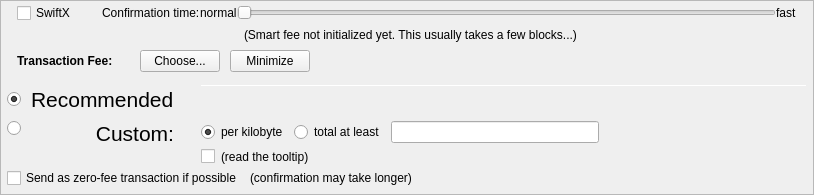
         <widget class="QFrame" name="frameFee">
          <property name="sizePolicy">
           <sizepolicy hsizetype="Expanding" vsizetype="Expanding">
            <horstretch>0</horstretch>
            <verstretch>0</verstretch>
           </sizepolicy>
          </property>
          <property name="maximumSize">
           <size>
            <width>16777215</width>
            <height>16777215</height>
           </size>
          </property>
          <property name="frameShape">
           <enum>QFrame::StyledPanel</enum>
          </property>
          <property name="frameShadow">
           <enum>QFrame::Sunken</enum>
          </property>
          <layout class="QVBoxLayout" name="verticalLayoutFee1">
           <property name="spacing">
            <number>0</number>
           </property>
           <property name="leftMargin">
            <number>0</number>
           </property>
           <property name="topMargin">
            <number>0</number>
           </property>
           <property name="rightMargin">
            <number>0</number>
           </property>
           <property name="bottomMargin">
            <number>0</number>
           </property>
           <item>
            <layout class="QVBoxLayout" name="verticalLayoutFee2" stretch="0,0,0,0">
             <property name="spacing">
              <number>0</number>
             </property>
             <property name="leftMargin">
              <number>6</number>
             </property>
             <property name="topMargin">
              <number>0</number>
             </property>
             <property name="rightMargin">
              <number>6</number>
             </property>
             <item>
              <layout class="QVBoxLayout" name="verticalLayout_feeConf">
               <property name="spacing">
                <number>0</number>
               </property>
               <property name="leftMargin">
                <number>10</number>
               </property>
               <property name="rightMargin">
                <number>10</number>
               </property>
               <property name="bottomMargin">
                <number>5</number>
               </property>
               <item>
                <layout class="QHBoxLayout" name="horizontalLayoutFee9">
                 <item>
                  <widget class="QCheckBox" name="checkSwiftTX">
                   <property name="enabled">
                    <bool>true</bool>
                   </property>
                   <property name="minimumSize">
                    <size>
                     <width>85</width>
                     <height>0</height>
                    </size>
                   </property>
                   <property name="toolTip">
                    <string>SwiftX technology allows for near instant transactions - A flat fee of 0.01 HLIX applies</string>
                   </property>
                   <property name="text">
                    <string>SwiftX</string>
                   </property>
                  </widget>
                 </item>
                 <item>
                  <widget class="QLabel" name="labelSmartFee3">
                   <property name="text">
                    <string>Confirmation time:</string>
                   </property>
                   <property name="margin">
                    <number>2</number>
                   </property>
                  </widget>
                 </item>
                 <item>
                  <widget class="QLabel" name="labelSmartFeeNormal">
                   <property name="text">
                    <string>normal</string>
                   </property>
                   <property name="margin">
                    <number>8</number>
                   </property>
                  </widget>
                 </item>
                 <item>
                  <widget class="QSlider" name="sliderSmartFee">
                   <property name="minimumSize">
                    <size>
                     <width>0</width>
                     <height>24</height>
                    </size>
                   </property>
                   <property name="minimum">
                    <number>0</number>
                   </property>
                   <property name="maximum">
                    <number>24</number>
                   </property>
                   <property name="pageStep">
                    <number>1</number>
                   </property>
                   <property name="value">
                    <number>0</number>
                   </property>
                   <property name="orientation">
                    <enum>Qt::Horizontal</enum>
                   </property>
                   <property name="invertedAppearance">
                    <bool>false</bool>
                   </property>
                   <property name="invertedControls">
                    <bool>false</bool>
                   </property>
                   <property name="tickPosition">
                    <enum>QSlider::NoTicks</enum>
                   </property>
                  </widget>
                 </item>
                 <item>
                  <widget class="QLabel" name="labelSmartFeeFast">
                   <property name="text">
                    <string>fast</string>
                   </property>
                   <property name="margin">
                    <number>8</number>
                   </property>
                  </widget>
                 </item>
                </layout>
               </item>
               <item>
                <layout class="QHBoxLayout" name="horizontalLayout_recommended_texts">
                 <property name="spacing">
                  <number>0</number>
                 </property>
                 <item>
                  <spacer name="horizontalSpacer_8">
                   <property name="orientation">
                    <enum>Qt::Horizontal</enum>
                   </property>
                   <property name="sizeHint" stdset="0">
                    <size>
                     <width>40</width>
                     <height>20</height>
                    </size>
                   </property>
                  </spacer>
                 </item>
                 <item>
                  <widget class="QLabel" name="labelFeeEstimation">
                   <property name="text">
                    <string/>
                   </property>
                   <property name="margin">
                    <number>2</number>
                   </property>
                  </widget>
                 </item>
                 <item>
                  <widget class="QLabel" name="labelSmartFee2">
                   <property name="text">
                    <string>(Smart fee not initialized yet. This usually takes a few blocks...)</string>
                   </property>
                   <property name="alignment">
                    <set>Qt::AlignLeading|Qt::AlignLeft|Qt::AlignVCenter</set>
                   </property>
                   <property name="wordWrap">
                    <bool>false</bool>
                   </property>
                   <property name="margin">
                    <number>2</number>
                   </property>
                   <property name="indent">
                    <number>-1</number>
                   </property>
                  </widget>
                 </item>
                 <item>
                  <spacer name="horizontalSpacer_3">
                   <property name="orientation">
                    <enum>Qt::Horizontal</enum>
                   </property>
                   <property name="sizeHint" stdset="0">
                    <size>
                     <width>40</width>
                     <height>20</height>
                    </size>
                   </property>
                  </spacer>
                 </item>
                </layout>
               </item>
              </layout>
             </item>
             <item>
              <layout class="QHBoxLayout" name="horizontalLayoutFee1">
               <property name="leftMargin">
                <number>10</number>
               </property>
               <property name="rightMargin">
                <number>10</number>
               </property>
               <property name="bottomMargin">
                <number>0</number>
               </property>
               <item>
                <layout class="QVBoxLayout" name="verticalLayoutFee7">
                 <property name="spacing">
                  <number>0</number>
                 </property>
                 <item>
                  <layout class="QHBoxLayout" name="horizontalLayoutSmartFee">
                   <property name="spacing">
                    <number>10</number>
                   </property>
                   <item>
                    <widget class="QLabel" name="labelFeeHeadline">
                     <property name="sizePolicy">
                      <sizepolicy hsizetype="Preferred" vsizetype="Maximum">
                       <horstretch>0</horstretch>
                       <verstretch>0</verstretch>
                      </sizepolicy>
                     </property>
                     <property name="font">
                      <font>
                       <weight>75</weight>
                       <bold>true</bold>
                      </font>
                     </property>
                     <property name="styleSheet">
                      <string notr="true">font-weight:bold;</string>
                     </property>
                     <property name="text">
                      <string>Transaction Fee:</string>
                     </property>
                    </widget>
                   </item>
                   <item>
                    <widget class="QLabel" name="labelFeeMinimized">
                     <property name="text">
                      <string/>
                     </property>
                    </widget>
                   </item>
                   <item>
                    <widget class="QPushButton" name="buttonChooseFee">
                     <property name="text">
                      <string>Choose...</string>
                     </property>
                    </widget>
                   </item>
                   <item>
                    <widget class="QPushButton" name="buttonMinimizeFee">
                     <property name="toolTip">
                      <string>collapse fee-settings</string>
                     </property>
                     <property name="text">
                      <string>Minimize</string>
                     </property>
                    </widget>
                   </item>
                  </layout>
                 </item>
                 <item>
                  <spacer name="verticalSpacer_5">
                   <property name="orientation">
                    <enum>Qt::Vertical</enum>
                   </property>
                   <property name="sizeHint" stdset="0">
                    <size>
                     <width>1</width>
                     <height>1</height>
                    </size>
                   </property>
                  </spacer>
                 </item>
                </layout>
               </item>
               <item>
                <spacer name="horizontalSpacer_4">
                 <property name="orientation">
                  <enum>Qt::Horizontal</enum>
                 </property>
                 <property name="sizeHint" stdset="0">
                  <size>
                   <width>40</width>
                   <height>20</height>
                  </size>
                 </property>
                </spacer>
               </item>
              </layout>
             </item>
             <item>
              <widget class="QFrame" name="frameFeeSelection">
               <layout class="QVBoxLayout" name="verticalLayoutFee12">
                <property name="spacing">
                 <number>0</number>
                </property>
                <property name="leftMargin">
                 <number>0</number>
                </property>
                <property name="topMargin">
                 <number>0</number>
                </property>
                <property name="rightMargin">
                 <number>0</number>
                </property>
                <property name="bottomMargin">
                 <number>0</number>
                </property>
                <item>
                 <layout class="QGridLayout" name="gridLayoutFee">
                  <property name="topMargin">
                   <number>10</number>
                  </property>
                  <property name="bottomMargin">
                   <number>4</number>
                  </property>
                  <property name="horizontalSpacing">
                   <number>10</number>
                  </property>
                  <property name="verticalSpacing">
                   <number>4</number>
                  </property>
                  <item row="2" column="0">
                   <layout class="QVBoxLayout" name="verticalLayoutFee4" stretch="0">
                    <item>
                     <spacer name="verticalSpacer_2">
                      <property name="orientation">
                       <enum>Qt::Vertical</enum>
                      </property>
                      <property name="sizeHint" stdset="0">
                       <size>
                        <width>1</width>
                        <height>1</height>
                       </size>
                      </property>
                     </spacer>
                    </item>
                   </layout>
                  </item>
                  <item row="3" column="0">
                   <layout class="QVBoxLayout" name="verticalLayoutFee9" stretch="0,1">
                    <item>
                     <widget class="QRadioButton" name="radioCustomFee">
                      <property name="text">
                       <string/>
                      </property>
                      <attribute name="buttonGroup">
                       <string notr="true">groupFee</string>
                      </attribute>
                     </widget>
                    </item>
                    <item>
                     <spacer name="verticalSpacer_6">
                      <property name="orientation">
                       <enum>Qt::Vertical</enum>
                      </property>
                      <property name="sizeHint" stdset="0">
                       <size>
                        <width>1</width>
                        <height>1</height>
                       </size>
                      </property>
                     </spacer>
                    </item>
                   </layout>
                  </item>
                  <item row="3" column="1">
                   <widget class="QLabel" name="labelCustomFee">
                    <property name="font">
                     <font>
                      <pointsize>16</pointsize>
                     </font>
                    </property>
                    <property name="text">
                     <string>Custom:</string>
                    </property>
                    <property name="alignment">
                     <set>Qt::AlignRight|Qt::AlignTop|Qt::AlignTrailing</set>
                    </property>
                   </widget>
                  </item>
                  <item row="3" column="4">
                   <layout class="QVBoxLayout" name="verticalLayoutFee8">
                    <property name="spacing">
                     <number>6</number>
                    </property>
                    <item>
                     <layout class="QHBoxLayout" name="horizontalLayoutFee13">
                      <item>
                       <widget class="QRadioButton" name="radioCustomPerKilobyte">
                        <property name="toolTip">
                         <string>If the custom fee is set to 1000 uHLIXs and the transaction is only 250 bytes, then &quot;per kilobyte&quot; only pays 250 uHLIXs in fee,&lt;br /&gt;while &quot;at least&quot; pays 1000 uHLIXs. For transactions bigger than a kilobyte both pay by kilobyte.</string>
                        </property>
                        <property name="text">
                         <string>per kilobyte</string>
                        </property>
                        <property name="checked">
                         <bool>true</bool>
                        </property>
                        <attribute name="buttonGroup">
                         <string notr="true">groupCustomFee</string>
                        </attribute>
                       </widget>
                      </item>
                      <item>
                       <widget class="QRadioButton" name="radioCustomAtLeast">
                        <property name="toolTip">
                         <string>If the custom fee is set to 1000 uHLIXs and the transaction is only 250 bytes, then &quot;per kilobyte&quot; only pays 250 uHLIXs in fee,&lt;br /&gt;while &quot;total at least&quot; pays 1000 uHLIXs. For transactions bigger than a kilobyte both pay by kilobyte.</string>
                        </property>
                        <property name="text">
                         <string>total at least</string>
                        </property>
                        <attribute name="buttonGroup">
                         <string notr="true">groupCustomFee</string>
                        </attribute>
                       </widget>
                      </item>
                      <item>
                       <widget class="BitcoinAmountField" name="customFee"/>
                      </item>
                      <item>
                       <spacer name="horizontalSpacer_6">
                        <property name="orientation">
                         <enum>Qt::Horizontal</enum>
                        </property>
                        <property name="sizeHint" stdset="0">
                         <size>
                          <width>1</width>
                          <height>1</height>
                         </size>
                        </property>
                       </spacer>
                      </item>
                     </layout>
                    </item>
                    <item>
                     <layout class="QHBoxLayout" name="horizontalLayoutFee8">
                      <item>
                       <widget class="QCheckBox" name="checkBoxMinimumFee">
                        <property name="toolTip">
                         <string>Paying only the minimum fee is just fine as long as there is less transaction volume than space in the blocks.&lt;br /&gt;But be aware that this can end up in a never confirming transaction once there is more demand for Helix transactions than the network can process.</string>
                        </property>
                        <property name="text">
                         <string/>
                        </property>
                       </widget>
                      </item>
                      <item>
                       <widget class="QLabel" name="labelMinFeeWarning">
                        <property name="enabled">
                         <bool>true</bool>
                        </property>
                        <property name="toolTip">
                         <string>Paying only the minimum fee is just fine as long as there is less transaction volume than space in the blocks.&lt;br /&gt;But be aware that this can end up in a never confirming transaction once there is more demand for Helix transactions than the network can process.</string>
                        </property>
                        <property name="text">
                         <string>(read the tooltip)</string>
                        </property>
                        <property name="margin">
                         <number>5</number>
                        </property>
                       </widget>
                      </item>
                      <item>
                       <spacer name="horizontalSpacer_2">
                        <property name="orientation">
                         <enum>Qt::Horizontal</enum>
                        </property>
                        <property name="sizeHint" stdset="0">
                         <size>
                          <width>1</width>
                          <height>1</height>
                         </size>
                        </property>
                       </spacer>
                      </item>
                     </layout>
                    </item>
                   </layout>
                  </item>
                  <item row="1" column="1">
                   <widget class="QLabel" name="labelSmartFee_2">
                    <property name="font">
                     <font>
                      <pointsize>16</pointsize>
                     </font>
                    </property>
                    <property name="text">
                     <string>Recommended</string>
                    </property>
                   </widget>
                  </item>
                  <item row="1" column="2">
                   <widget class="QLabel" name="labelSmartFee">
                    <property name="text">
                     <string/>
                    </property>
                    <property name="margin">
                     <number>2</number>
                    </property>
                   </widget>
                  </item>
                  <item row="1" column="0">
                   <widget class="QRadioButton" name="radioSmartFee">
                    <property name="text">
                     <string/>
                    </property>
                    <property name="checked">
                     <bool>true</bool>
                    </property>
                    <attribute name="buttonGroup">
                     <string notr="true">groupFee</string>
                    </attribute>
                   </widget>
                  </item>
                  <item row="0" column="4" rowspan="3">
                   <layout class="QVBoxLayout" name="verticalLayoutFee3" stretch="0,0,0,0">
                    <property name="spacing">
                     <number>6</number>
                    </property>
                    <property name="topMargin">
                     <number>2</number>
                    </property>
                    <property name="bottomMargin">
                     <number>0</number>
                    </property>
                    <item>
                     <widget class="Line" name="line_2">
                      <property name="minimumSize">
                       <size>
                        <width>0</width>
                        <height>1</height>
                       </size>
                      </property>
                      <property name="maximumSize">
                       <size>
                        <width>16777215</width>
                        <height>1</height>
                       </size>
                      </property>
                      <property name="orientation">
                       <enum>Qt::Horizontal</enum>
                      </property>
                     </widget>
                    </item>
                    <item>
                     <layout class="QHBoxLayout" name="horizontalLayoutFee12">
                      <item>
                       <spacer name="horizontalSpacer_5">
                        <property name="orientation">
                         <enum>Qt::Horizontal</enum>
                        </property>
                        <property name="sizeHint" stdset="0">
                         <size>
                          <width>1</width>
                          <height>1</height>
                         </size>
                        </property>
                       </spacer>
                      </item>
                     </layout>
                    </item>
                    <item>
                     <spacer name="verticalSpacer_4">
                      <property name="orientation">
                       <enum>Qt::Vertical</enum>
                      </property>
                      <property name="sizeHint" stdset="0">
                       <size>
                        <width>1</width>
                        <height>1</height>
                       </size>
                      </property>
                     </spacer>
                    </item>
                    <item>
                     <spacer name="verticalSpacer_3">
                      <property name="orientation">
                       <enum>Qt::Vertical</enum>
                      </property>
                      <property name="sizeHint" stdset="0">
                       <size>
                        <width>20</width>
                        <height>10</height>
                       </size>
                      </property>
                     </spacer>
                    </item>
                   </layout>
                  </item>
                 </layout>
                </item>
                <item>
                 <layout class="QHBoxLayout" name="horizontalLayoutFee5" stretch="0,0,0">
                  <property name="spacing">
                   <number>8</number>
                  </property>
                  <property name="bottomMargin">
                   <number>4</number>
                  </property>
                  <item>
                   <widget class="QCheckBox" name="checkBoxFreeTx">
                    <property name="text">
                     <string>Send as zero-fee transaction if possible</string>
                    </property>
                   </widget>
                  </item>
                  <item>
                   <widget class="QLabel" name="labelFreeTx">
                    <property name="text">
                     <string>(confirmation may take longer)</string>
                    </property>
                    <property name="margin">
                     <number>5</number>
                    </property>
                   </widget>
                  </item>
                  <item>
                   <spacer name="horizontalSpacerFee5">
                    <property name="orientation">
                     <enum>Qt::Horizontal</enum>
                    </property>
                    <property name="sizeHint" stdset="0">
                     <size>
                      <width>1</width>
                      <height>1</height>
                     </size>
                    </property>
                   </spacer>
                  </item>
                 </layout>
                </item>
                <item>
                 <spacer name="verticalSpacerFee2">
                  <property name="orientation">
                   <enum>Qt::Vertical</enum>
                  </property>
                  <property name="sizeHint" stdset="0">
                   <size>
                    <width>1</width>
                    <height>1</height>
                   </size>
                  </property>
                 </spacer>
                </item>
               </layout>
              </widget>
             </item>
             <item>
              <spacer name="verticalSpacerFee">
               <property name="orientation">
                <enum>Qt::Vertical</enum>
               </property>
               <property name="sizeHint" stdset="0">
                <size>
                 <width>800</width>
                 <height>1</height>
                </size>
               </property>
              </spacer>
             </item>
            </layout>
           </item>
          </layout>
         </widget>
